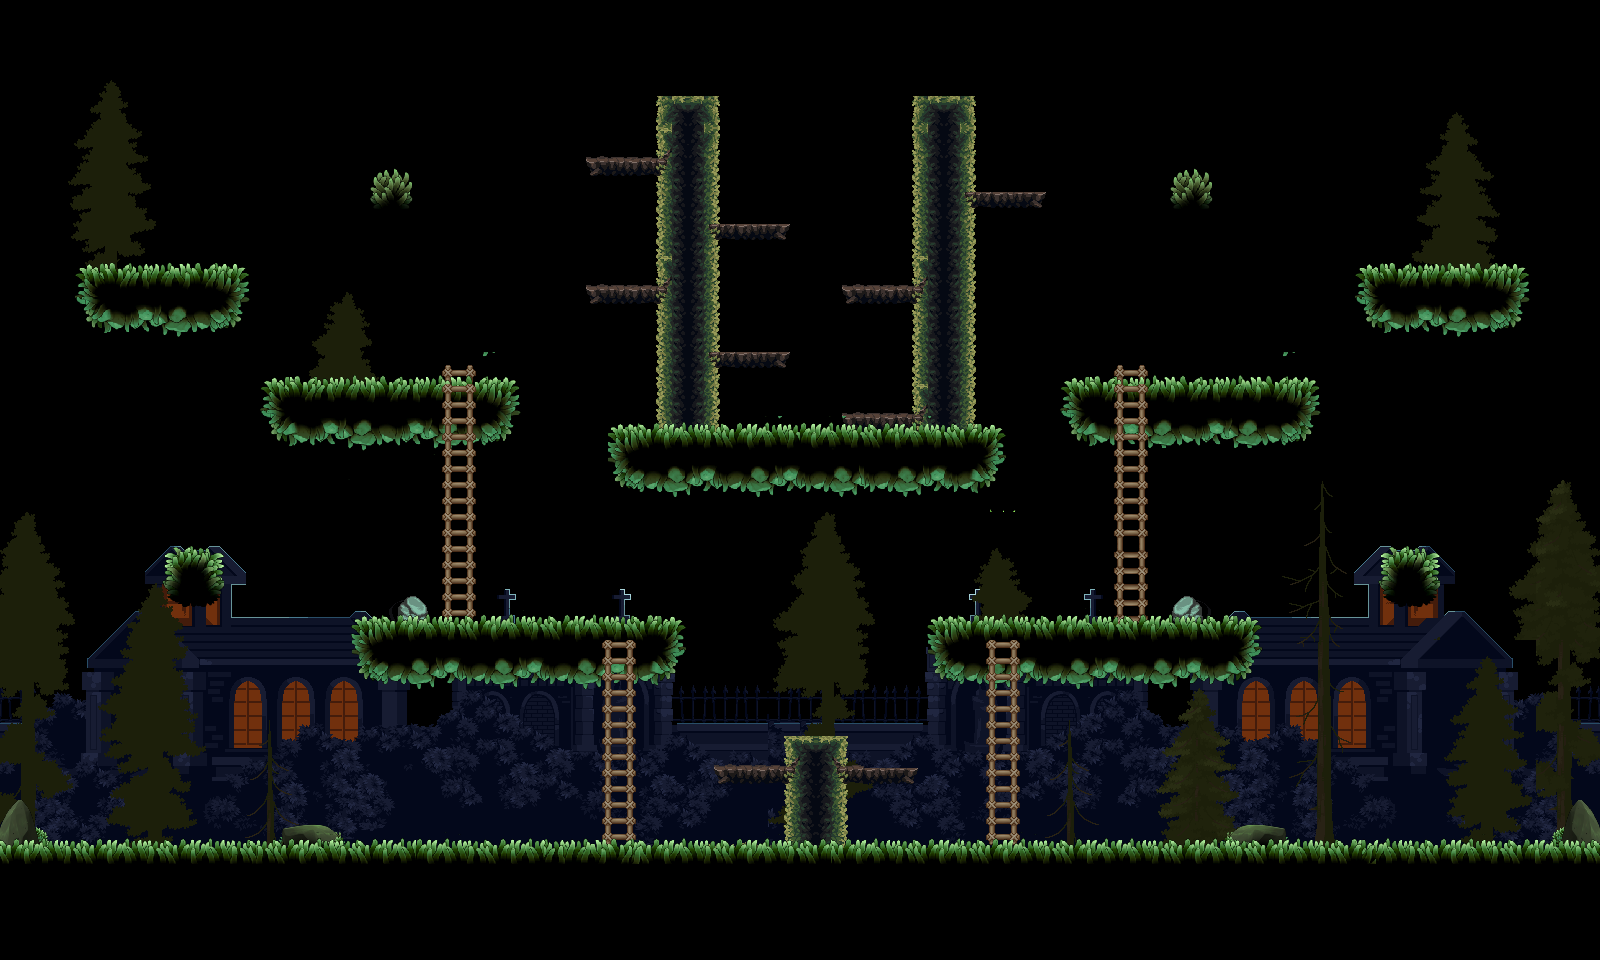

Below is a game level as drawn by its tile map, then a one-line description and the .tmx that defines it (tile-layer data replaced by summaries):
An orthogonal 50x30 tile map with 32x32 px tiles, 6 tile layers (фон, деревья, земля, декорация, ...), 7 tilesets.

<map version="1.9" tiledversion="1.9.2" orientation="orthogonal" renderorder="right-down" width="50" height="30" tilewidth="32" tileheight="32" infinite="0" nextlayerid="7" nextobjectid="1">
 <tileset firstgid="1" source="for maps/Иллюстрация-без-названия (29).tsx" />
 <tileset firstgid="290" source="for maps/Иллюстрация-без-названия (30).tsx" />
 <tileset firstgid="579" source="for maps/Иллюстрация-без-названия (28).tsx" />
 <tileset firstgid="868" source="for maps/itemsheet.tsx" />
 <tileset firstgid="1172" source="for maps/Dark-Tree.tsx" />
 <tileset firstgid="2726" source="Background_1.tsx" />
 <tileset firstgid="3038" source="for maps/mainlevbuild.tsx" />
 <layer id="5" name="фон" width="50" height="30">
  <data>[1500 cells, 542 non-empty, 264 distinct tile ids]</data>
 </layer>
 <layer id="6" name="деревья" width="50" height="30">
  <data>[1500 cells, 347 non-empty, 226 distinct tile ids]</data>
 </layer>
 <layer id="1" name="земля" width="50" height="30">
  <data>[1500 cells, 389 non-empty, 112 distinct tile ids]</data>
 </layer>
 <layer id="4" name="декорация" width="50" height="30">
  <data>[1500 cells, 28 non-empty, 14 distinct tile ids]</data>
 </layer>
 <layer id="3" name="лестницы" width="50" height="30">
  <data>[1500 cells, 94 non-empty, 13 distinct tile ids]</data>
 </layer>
 <layer id="2" name="трава" width="50" height="30">
  <data>[1500 cells, 129 non-empty, 45 distinct tile ids]</data>
 </layer>
</map>
